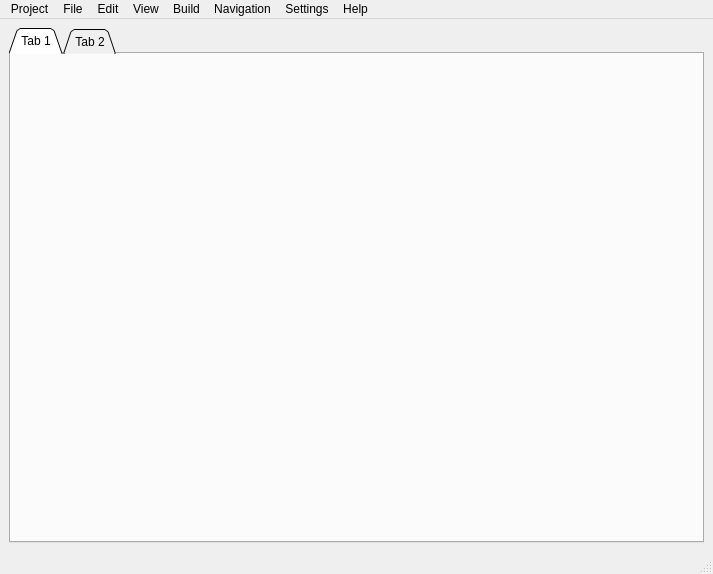
<ui version="4.0" >
 <class>Mainwindow</class>
 <widget class="QMainWindow" name="Mainwindow" >
  <property name="geometry" >
   <rect>
    <x>0</x>
    <y>0</y>
    <width>713</width>
    <height>574</height>
   </rect>
  </property>
  <property name="acceptDrops" >
   <bool>false</bool>
  </property>
  <property name="windowTitle" >
   <string>MainWindow</string>
  </property>
  <property name="autoFillBackground" >
   <bool>false</bool>
  </property>
  <property name="dockNestingEnabled" >
   <bool>true</bool>
  </property>
  <property name="dockOptions" >
   <set>QMainWindow::AllowNestedDocks|QMainWindow::AllowTabbedDocks|QMainWindow::AnimatedDocks|QMainWindow::ForceTabbedDocks</set>
  </property>
  <widget class="QWidget" name="centralwidget" >
   <layout class="QVBoxLayout" >
    <item>
     <widget class="QTabWidget" name="tabWidget" >
      <property name="tabShape" >
       <enum>QTabWidget::Triangular</enum>
      </property>
      <property name="usesScrollButtons" >
       <bool>true</bool>
      </property>
      <widget class="QWidget" name="tab" >
       <attribute name="title" >
        <string>Tab 1</string>
       </attribute>
      </widget>
      <widget class="QWidget" name="tab_2" >
       <attribute name="title" >
        <string>Tab 2</string>
       </attribute>
      </widget>
     </widget>
    </item>
   </layout>
  </widget>
  <widget class="QMenuBar" name="menubar" >
   <property name="geometry" >
    <rect>
     <x>0</x>
     <y>0</y>
     <width>713</width>
     <height>24</height>
    </rect>
   </property>
   <widget class="QMenu" name="menuProjekt" >
    <property name="title" >
     <string>Project</string>
    </property>
    <addaction name="actionProjectNew" />
    <addaction name="actionProjectOpen" />
    <addaction name="actionProjectSaveAs" />
    <addaction name="actionProjectSave" />
    <addaction name="actionProjectClose" />
    <addaction name="separator" />
    <addaction name="actionProjectAddFile" />
    <addaction name="actionProjectAddCurrentFile" />
    <addaction name="separator" />
    <addaction name="actionQuit" />
   </widget>
   <widget class="QMenu" name="menuDatei" >
    <property name="title" >
     <string>File</string>
    </property>
    <addaction name="actionFileNew" />
    <addaction name="actionFileOpen" />
    <addaction name="actionFileSaveAs" />
    <addaction name="actionFileSave" />
    <addaction name="actionFileClose" />
    <addaction name="separator" />
   </widget>
   <widget class="QMenu" name="menuBearbeiten" >
    <property name="title" >
     <string>Edit</string>
    </property>
    <addaction name="actionEditUndo" />
    <addaction name="actionEditRedo" />
    <addaction name="separator" />
    <addaction name="actionEditCut" />
    <addaction name="actionEditCopy" />
    <addaction name="actionEditPaste" />
    <addaction name="actionActionEditDelete" />
    <addaction name="separator" />
   </widget>
   <widget class="QMenu" name="menuFenster" >
    <property name="title" >
     <string>View</string>
    </property>
    <widget class="QMenu" name="menuZoom" >
     <property name="title" >
      <string>Zoom</string>
     </property>
     <addaction name="actionViewZoom_In" />
     <addaction name="actionZoom_Out" />
     <addaction name="actionViewDefault_Zoom" />
    </widget>
    <widget class="QMenu" name="menuGeben_Sie_Text_ein" >
     <property name="title" >
      <string>Geben Sie Text ein</string>
     </property>
    </widget>
    <addaction name="menuZoom" />
    <addaction name="separator" />
    <addaction name="menuGeben_Sie_Text_ein" />
   </widget>
   <widget class="QMenu" name="menuNavigatoin" >
    <property name="title" >
     <string>Navigation</string>
    </property>
    <addaction name="actionEditFind" />
    <addaction name="actionFind_in_Files" />
   </widget>
   <widget class="QMenu" name="menuBuild" >
    <property name="title" >
     <string>Build</string>
    </property>
    <widget class="QMenu" name="menuSelect_Target" >
     <property name="title" >
      <string>Select Target</string>
     </property>
     <addaction name="actionZoom_Out" />
    </widget>
    <addaction name="actionBuildBuild_Project" />
    <addaction name="actionBuildCheck_File" />
    <addaction name="menuSelect_Target" />
   </widget>
   <widget class="QMenu" name="menuSettings" >
    <property name="title" >
     <string>Settings</string>
    </property>
    <addaction name="actionSettingsGeneral_Settings" />
   </widget>
   <widget class="QMenu" name="menuHelp" >
    <property name="title" >
     <string>Help</string>
    </property>
    <addaction name="actionHelpAbout" />
   </widget>
   <addaction name="menuProjekt" />
   <addaction name="menuDatei" />
   <addaction name="menuBearbeiten" />
   <addaction name="menuFenster" />
   <addaction name="menuBuild" />
   <addaction name="menuNavigatoin" />
   <addaction name="menuSettings" />
   <addaction name="menuHelp" />
  </widget>
  <widget class="QStatusBar" name="statusbar" />
  <action name="actionQuit" >
   <property name="text" >
    <string>Quit</string>
   </property>
  </action>
  <action name="actionFileOpen" >
   <property name="text" >
    <string>Open...</string>
   </property>
  </action>
  <action name="actionFileClose" >
   <property name="text" >
    <string>Close</string>
   </property>
  </action>
  <action name="actionFileSave" >
   <property name="text" >
    <string>Save</string>
   </property>
  </action>
  <action name="actionEditUndo" >
   <property name="text" >
    <string>Undo</string>
   </property>
  </action>
  <action name="actionEditRedo" >
   <property name="text" >
    <string>Redo</string>
   </property>
  </action>
  <action name="actionEditCut" >
   <property name="text" >
    <string>Cut</string>
   </property>
  </action>
  <action name="actionEditCopy" >
   <property name="text" >
    <string>Copy</string>
   </property>
  </action>
  <action name="actionEditPaste" >
   <property name="text" >
    <string>Paste</string>
   </property>
  </action>
  <action name="actionEditSelect_All" >
   <property name="text" >
    <string>Select All</string>
   </property>
  </action>
  <action name="actionEditComment" >
   <property name="text" >
    <string>Comment</string>
   </property>
  </action>
  <action name="actionEditUncomment" >
   <property name="text" >
    <string>Uncomment</string>
   </property>
  </action>
  <action name="actionEditToggle_Comment" >
   <property name="text" >
    <string>Toggle Comment</string>
   </property>
  </action>
  <action name="actionEditFind" >
   <property name="text" >
    <string>Find</string>
   </property>
  </action>
  <action name="actionActionEditDelete" >
   <property name="text" >
    <string>Delete</string>
   </property>
  </action>
  <action name="actionFind_in_Files" >
   <property name="text" >
    <string>Find in Files...</string>
   </property>
  </action>
  <action name="actionProjectOpen" >
   <property name="text" >
    <string>Open...</string>
   </property>
  </action>
  <action name="actionProjectNew" >
   <property name="text" >
    <string>New</string>
   </property>
  </action>
  <action name="actionProjectSave" >
   <property name="text" >
    <string>Save</string>
   </property>
  </action>
  <action name="actionProjectSaveAs" >
   <property name="text" >
    <string>Save As...</string>
   </property>
  </action>
  <action name="actionProjectClose" >
   <property name="text" >
    <string>Close</string>
   </property>
  </action>
  <action name="actionFileSaveAs" >
   <property name="text" >
    <string>Save As...</string>
   </property>
  </action>
  <action name="actionFileNew" >
   <property name="text" >
    <string>New</string>
   </property>
  </action>
  <action name="actionProjectAddFile" >
   <property name="text" >
    <string>Add File...</string>
   </property>
  </action>
  <action name="actionProjectAddCurrentFile" >
   <property name="text" >
    <string>Add Current File</string>
   </property>
  </action>
  <action name="actionSettingsGeneral_Settings" >
   <property name="text" >
    <string>General Settings...</string>
   </property>
  </action>
  <action name="actionHelpAbout" >
   <property name="text" >
    <string>About...</string>
   </property>
  </action>
  <action name="actionViewZoom_In" >
   <property name="text" >
    <string>Zoom In</string>
   </property>
  </action>
  <action name="actionZoom_Out" >
   <property name="text" >
    <string>Zoom Out</string>
   </property>
  </action>
  <action name="actionViewDefault_Zoom" >
   <property name="text" >
    <string>Default Zoom</string>
   </property>
  </action>
  <action name="actionBuildBuild_Project" >
   <property name="text" >
    <string>Build Project</string>
   </property>
  </action>
  <action name="actionBuildCheck_File" >
   <property name="text" >
    <string>Check File</string>
   </property>
  </action>
 </widget>
 <resources/>
 <connections>
  <connection>
   <sender>actionQuit</sender>
   <signal>triggered()</signal>
   <receiver>Mainwindow</receiver>
   <slot>close()</slot>
   <hints>
    <hint type="sourcelabel" >
     <x>-1</x>
     <y>-1</y>
    </hint>
    <hint type="destinationlabel" >
     <x>356</x>
     <y>286</y>
    </hint>
   </hints>
  </connection>
 </connections>
</ui>
